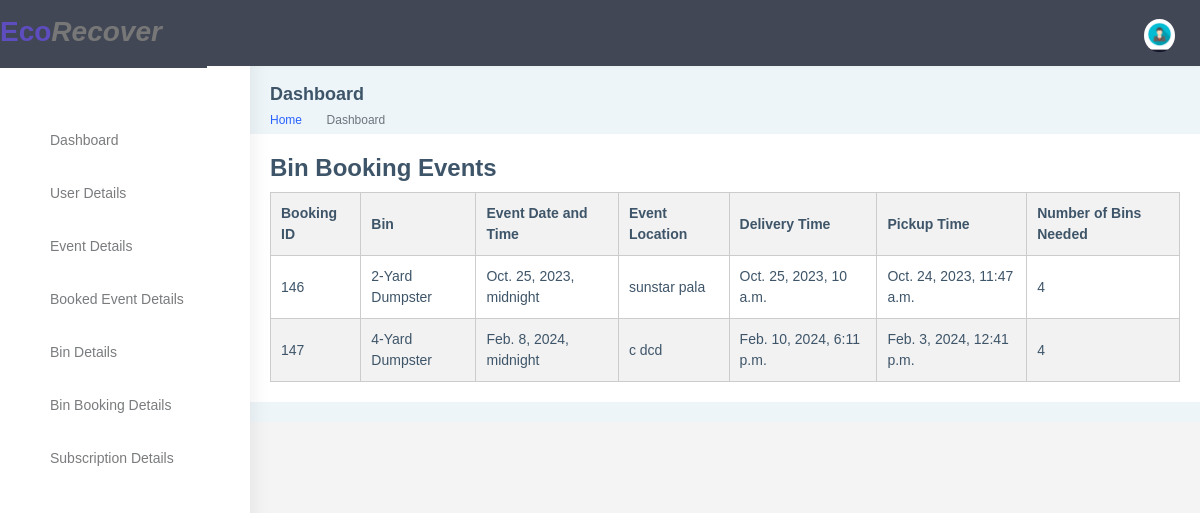
/bin-booking-events/ (signed in), run on an earlier commit of the app's database.
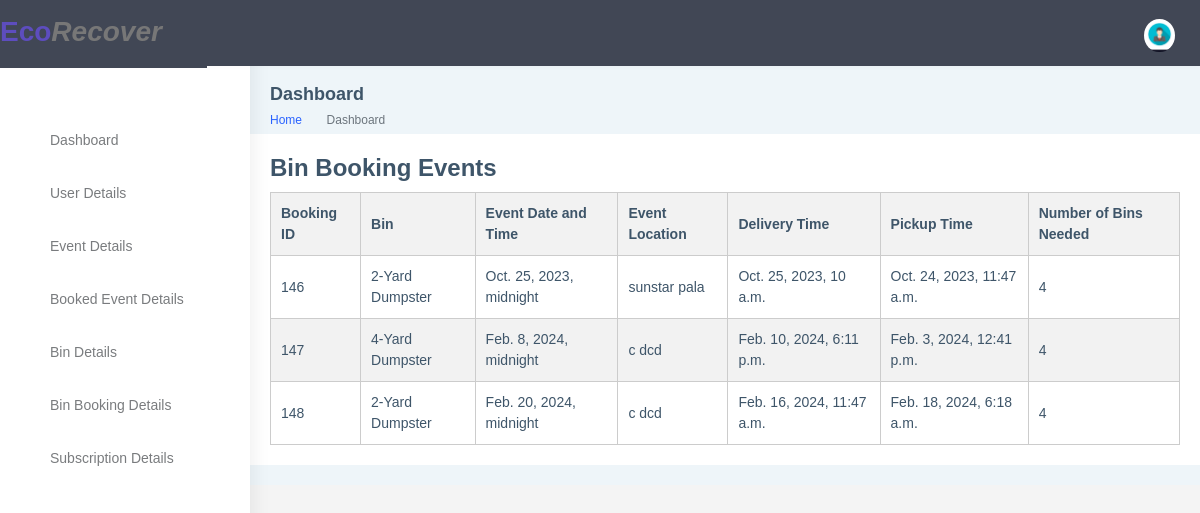
And on a later commit of the database.
### app32/models.py (models this page shows, shortened)
class BinBookingEvent(models.Model):
    booking_id = models.AutoField(primary_key=True)  # Primary key for the booking
    bin = models.ForeignKey(BinEvent, on_delete=models.CASCADE)  # ForeignKey to link to a Bin
    event_date_time = models.DateTimeField()
    event_location = models.CharField(max_length=255)
    delivery_time = models.DateTimeField()
    pickup_time = models.DateTimeField()
    number_of_bins_needed = models.PositiveIntegerField()  # New field for the number of bins needed

class BinEvent(models.Model):
    bin_id = models.CharField(max_length=20, primary_key=True)
    title = models.CharField(max_length=100)
    size = models.CharField(max_length=50)
    capacity = models.CharField(max_length=50)
    description = models.TextField()
    image = models.ImageField(upload_to='bin_images/', null=True, blank=True)
    number_of_bins = models.PositiveIntegerField(default=0)  # Add this field
    def __str__(self):
        return self.title

### app32/views.py (the view)
# urls.py: path('bin-booking-events/', views.display_bin_booking_events, name='display_bin_booking_events'),
@never_cache
@login_required(login_url='loginn')
def display_bin_booking_events(request):
    bin_booking_events = BinBookingEvent.objects.all()
    context = {'bin_booking_events': bin_booking_events}
    return render(request, 'admin/bin_booking_events.html', context)

### templates/admin/bin_booking_events.html (shortened to what the changed rows need)
 {% load static %}
 <!DOCTYPE html>
 <html dir="ltr" lang="en">
 <head>
     <link href="{% static 'assets/libs/chartist/dist/chartist.min.css' %}" rel="stylesheet">
     <link href="{% static 'dist/css/style.min.css' %}" rel="stylesheet">
 </head>
 <body>
   <div id="main-wrapper" data-layout="vertical" data-navbarbg="skin5" data-sidebartype="full"
       data-sidebar-position="absolute" data-header-position="absolute" data-boxed-layout="full">
 <link rel="stylesheet" href="https://cdnjs.cloudflare.com/ajax/libs/font-awesome/5.15.3/css/all.min.css">
         <div class="page-wrapper">
             <div class="row">
               <div class="col-md-8">
                   <div class="card">
                       <div class="card-body">
<body>
    <h1>Bin Booking Events</h1>
    <table>
        <thead>
            <tr>
                <th>Booking ID</th>
                <th>Bin</th>
                <th>Event Date and Time</th>
                <th>Event Location</th>
                <th>Delivery Time</th>
                <th>Pickup Time</th>
                <th>Number of Bins Needed</th>
            </tr>
        </thead>
        <tbody>
            {% for event in bin_booking_events %}
            <tr>
                <td>{{ event.booking_id }}</td>
                <td>{{ event.bin }}</td>
                <td>{{ event.event_date_time }}</td>
                <td>{{ event.event_location }}</td>
                <td>{{ event.delivery_time }}</td>
                <td>{{ event.pickup_time }}</td>
                <td>{{ event.number_of_bins_needed }}</td>
            </tr>
            {% endfor %}
        </tbody>
    </table>
</body>
</html>

What changed in the data, as far as the page shows it:
added BinBookingEvent: booking_id "148", bin "2-Yard Dumpster", event_date_time "Feb. 20, 2024, midnight", event_location "c dcd", delivery_time "Feb. 16, 2024, 11:47 a.m.", pickup_time "Feb. 18, 2024, 6:18 a.m.", number_of_bins_needed "4"
